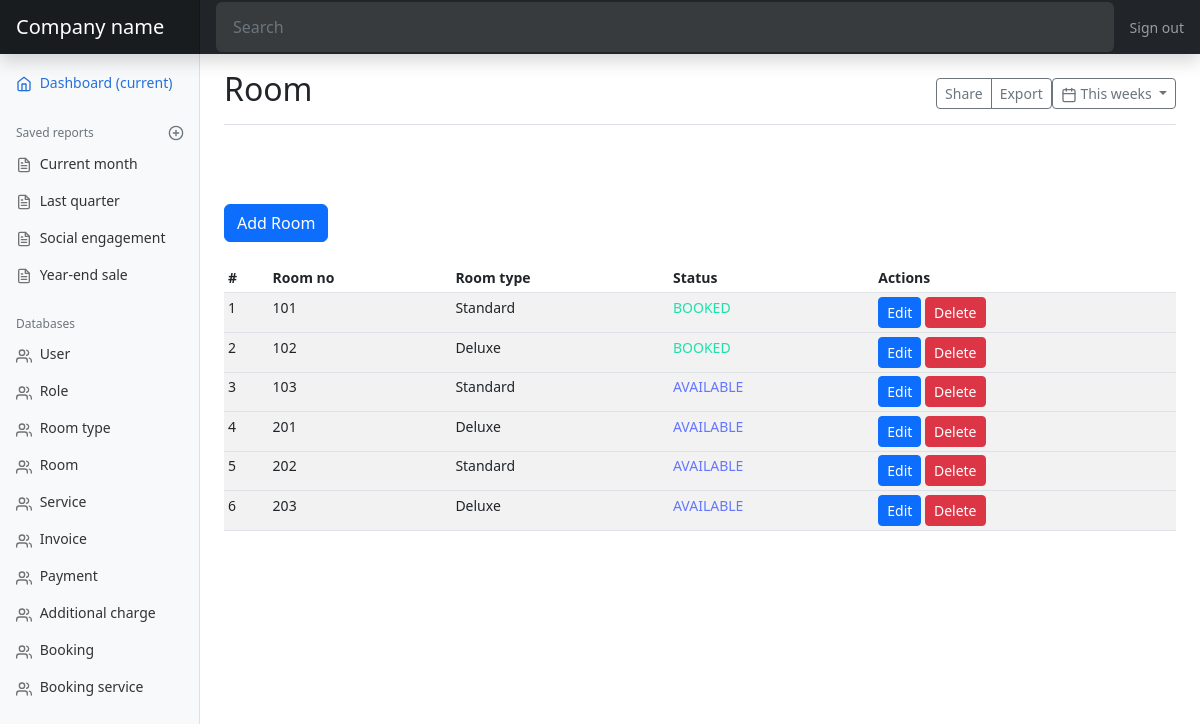
The page /room on the database its author committed.
### models.py (models this page shows, shortened)
class Room(db.Model):
    id = db.Column(db.Integer, primary_key=True)
    room_no = db.Column(db.String(50))
    image = db.Column(db.String(255))
    description = db.Column(db.Text)
    room_type_id = db.Column(db.Integer, db.ForeignKey('room_type.id'))
    room_type = db.relationship('RoomType', backref=db.backref('room', lazy=True))
    status = db.Column(db.Enum(RoomStatus))

class RoomType(db.Model):
    id = db.Column(db.Integer, primary_key=True)
    name = db.Column(db.String(50))
    price_per_night = db.Column(db.Float)
    capacity = db.Column(db.Integer)
    bed_quantity = db.Column(db.Integer)
    def __str__(self) -> str:
        return self.name

### views.py (the view)
@app.route('/room')
def room_page():
    rooms = models.Room.query.all()
    return render_template('mdRoom.html'
                           , rooms=rooms)

### templates/mdRoom.html
{% extends 'admin.html' %}
{% block title %}Room{% endblock %}
{% block content %}
<a href="{{ url_for('add_room') }}" class="btn btn-primary" tabindex="-1" role="button">Add Room</a>
<br/>
<br/>
<div class="table-responsive">
  <table class="table table-striped table-sm">
    <thead>
      <tr>
        <th>#</th>
        <th>Room no</th>
        <th>Room type</th>
        <th>Status</th>
        <th>Actions</th>
      </tr>
    </thead>
    <tbody>
      {% for room in rooms %}
      <tr>
        <td>{{ room.id }}</td>
        <td>{{ room.room_no }}</td>
        <td>{{ room.room_type }}</td>
        {% if room.status.name == 'AVAILABLE' %}
        <td style="color: rgb(101 118 255);">{{ room.status.name }}</td>
        {% elif room.status.name == 'BOOKED' %}
        <td style="color: rgb(30 224 172);">{{ room.status.name }}</td>
        {% else %}
        <td style="color: rgb(244 189 14);">{{ room.status.name }}</td>
        {% endif %}
        <td>
          <a href="{{ url_for('edit_room', room_id=room.id) }}" class="btn btn-primary btn-sm">Edit</a>
          <a href="{{ url_for('delete_room', room_id=room.id) }}" class="btn btn-danger btn-sm">Delete</a>
        </td>
      <tr>
        {% endfor %}
    </tbody>
  </table>
</div>
{% endblock %}

### static/dashboard.css (style rules this page uses)
body { font-size: .875rem; }

### rows shown on the page
Room: id "1", room_no "101", room_type "Standard", status.name "BOOKED"
Room: id "2", room_no "102", room_type "Deluxe", status.name "BOOKED"
Room: id "3", room_no "103", room_type "Standard", status.name "AVAILABLE"
Room: id "4", room_no "201", room_type "Deluxe", status.name "AVAILABLE"
Room: id "5", room_no "202", room_type "Standard", status.name "AVAILABLE"
Room: id "6", room_no "203", room_type "Deluxe", status.name "AVAILABLE"
